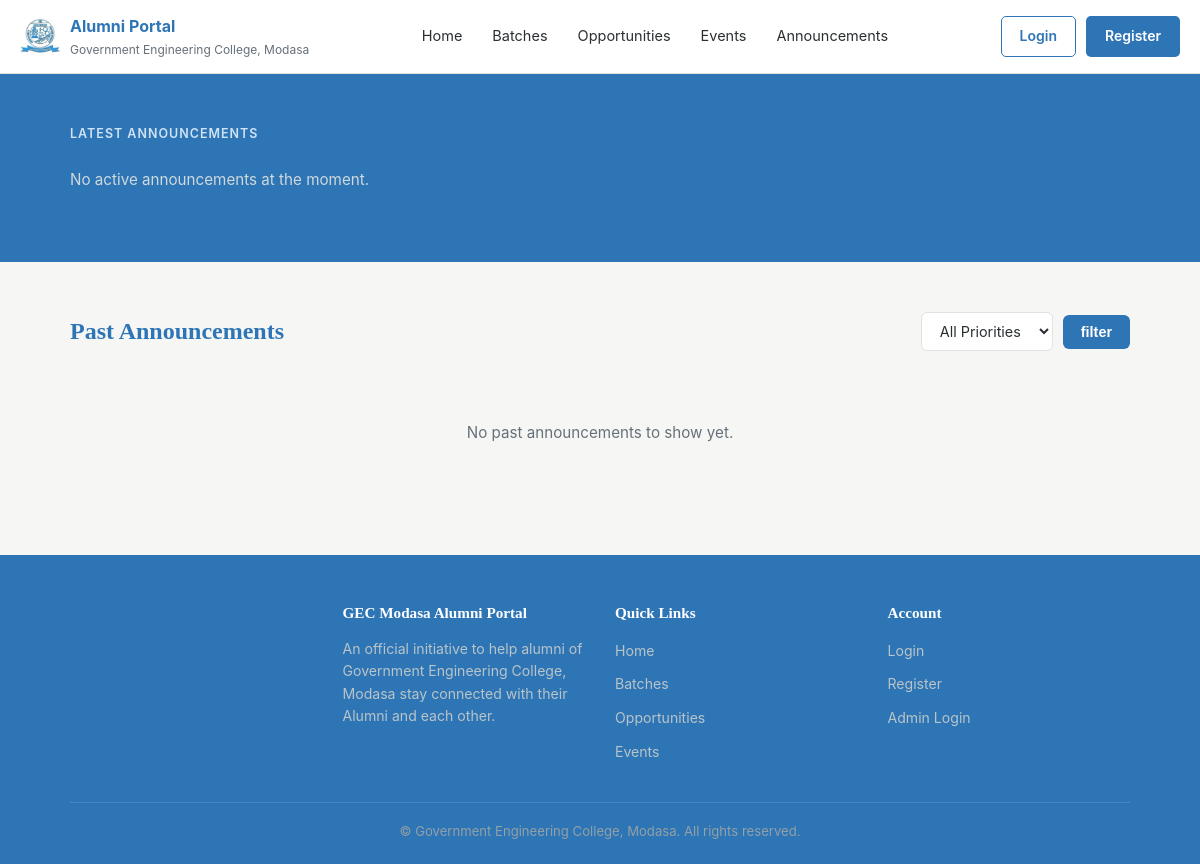
The page /alumni/show_announcements.php on the database as committed earlier.
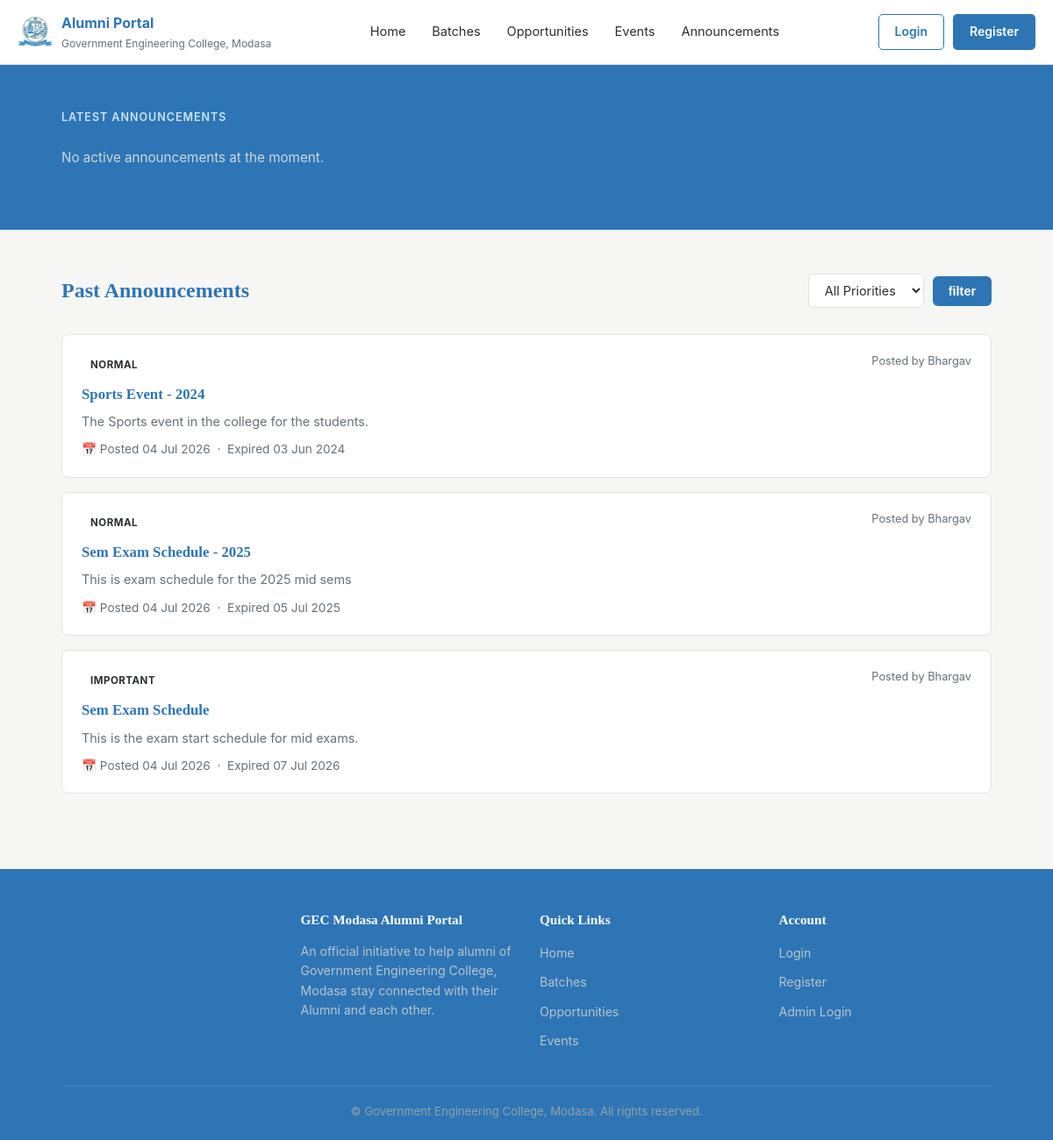
The same page on the database as committed later.
### tables this page shows
CREATE TABLE `announcement_master` (
  `anno_id` int(11) NOT NULL,
  `anno_title` varchar(255) NOT NULL,
  `anno_desc` varchar(255) NOT NULL,
  `anno_type` enum('Normal','Important','Urgent','') NOT NULL DEFAULT 'Normal',
  `anno_show_until` date NOT NULL,
  `anno_additional_links` varchar(255) DEFAULT NULL,
  `created_by` int(11) NOT NULL,
  `created_at` timestamp NOT NULL DEFAULT current_timestamp(),
  `updated_at` timestamp NOT NULL DEFAULT current_timestamp() ON UPDATE current_timestamp()
);

CREATE TABLE `adminmaster` (
  `admin_id` int(11) NOT NULL,
  `admin_name` varchar(255) NOT NULL,
  `admin_email` varchar(255) NOT NULL,
  `password` varchar(255) NOT NULL,
  `created_At` datetime NOT NULL DEFAULT current_timestamp(),
  `update_at` timestamp NOT NULL DEFAULT current_timestamp() ON UPDATE current_timestamp()
);

### alumni/show_announcements.php (the view, shortened to what this page needs)
<?php
require '../utills/db_conn.php';
include "./alumni_favicon.php";
$sql = "SELECT a.anno_id, a.anno_title, a.anno_desc, a.anno_type,
               a.anno_show_until, a.anno_additional_links, a.created_at,
               ad.admin_name AS admin_name
        FROM announcement_master a
        JOIN adminmaster ad ON a.created_by = ad.admin_id
        ORDER BY a.created_at DESC";
$result = mysqli_query($conn, $sql);
$today = date('Y-m-d');
$latestAnnouncements = [];
$pastAnnouncements = [];
$filterPriority = null;
while ($row = mysqli_fetch_assoc($result)) {
    if (empty($row['anno_show_until']) || $row['anno_show_until'] >= $today) {
        $latestAnnouncements[] = $row;
    } else {
        if ($filterPriority === null || $row['anno_type'] === $filterPriority) {
            $pastAnnouncements[] = $row;
        }
    }
}
?>
<!DOCTYPE html>
<html lang="en">
<head>
</head>
<body>
    <?php include "./navbar.php"  ?>
    <section class="latest-banner">
        <div class="container">
            <div class="label">Latest Announcements</div>
            <?php if (count($latestAnnouncements) > 0): ?>
                <?php foreach ($latestAnnouncements as $anno): ?>
                    <div class="latest-card">
                        <span class="badge badge-<?= htmlspecialchars($anno['anno_type']) ?>"><?= htmlspecialchars($anno['anno_type']) ?></span>
                        <h2><?= htmlspecialchars($anno['anno_title']) ?></h2>
                        <?php if (!empty($anno['anno_desc'])): ?>
                            <p class="desc"><?= htmlspecialchars($anno['anno_desc']) ?></p>
                        <?php endif; ?>
                        <div class="latest-meta">
                            <span><strong>Posted On</strong><?= date('d M Y', strtotime($anno['created_at'])) ?></span>
                            <?php if (!empty($anno['anno_show_until'])): ?>
                                <span><strong>Visible Until</strong><?= date('d M Y', strtotime($anno['anno_show_until'])) ?></span>
                            <?php endif; ?>
                            <span><strong>Posted By</strong><?= htmlspecialchars($anno['admin_name']) ?></span>
                        </div>
                        <?php if (!empty($anno['anno_additional_links'])): ?>
                            <a href="<?= htmlspecialchars($anno['anno_additional_links']) ?>" class="link-btn" target="_blank" rel="noopener">View Attachment</a>
                        <?php endif; ?>
                    </div>
                <?php endforeach; ?>
            <?php else: ?>
                <p class="no-announcements">No active announcements at the moment.</p>
            <?php endif; ?>
        </div>
    </section>
    <section class="past-section">
        <div class="container">
            <div class="past-header">
                <h2>Past Announcements</h2>
                <form method="GET" action="">
                    <select id="priorityFilter" name="priority">
                        <option value="all">All Priorities</option>
                    </select>
                    <button type="submit">
                        filter
                    </button>
                </form>
            </div>
            <?php if (count($pastAnnouncements) > 0): ?>
                <?php foreach ($pastAnnouncements as $anno): ?>
                    <div class="announcement-card" data-priority="<?= htmlspecialchars($anno['anno_type']) ?>">
                        <div class="info">
                            <span class="badge-light <?= htmlspecialchars($anno['anno_type']) ?>"><?= htmlspecialchars($anno['anno_type']) ?></span>
                            <h3><?= htmlspecialchars($anno['anno_title']) ?></h3>
                            <?php if (!empty($anno['anno_desc'])): ?>
                                <p class="desc"><?= htmlspecialchars($anno['anno_desc']) ?></p>
                            <?php endif; ?>
                            <div class="meta">
                                &#128197; Posted <?= date('d M Y', strtotime($anno['created_at'])) ?>
                                <?php if (!empty($anno['anno_show_until'])): ?>
                                    &nbsp;&middot;&nbsp; Expired <?= date('d M Y', strtotime($anno['anno_show_until'])) ?>
                                <?php endif; ?>
                            </div>
                        </div>
                        <div class="posted-by">Posted by <?= htmlspecialchars($anno['admin_name']) ?></div>
                    </div>
                <?php endforeach; ?>
            <?php else: ?>
                <div class="empty-state">No past announcements to show yet.</div>
            <?php endif; ?>
        </div>
    </section>
    <?php include "./footer.php" ?>
</body>
</html>

Rows that differ between the two databases and show on the page:
added announcement_master: anno_type "NORMAL", anno_title "Sports Event - 2024", anno_desc "The Sports event in the college for the students.", created_at "04 Jul 2026", anno_show_until "03 Jun 2024", created_by.admin_name "Bhargav"
added announcement_master: anno_type "NORMAL", anno_title "Sem Exam Schedule - 2025", anno_desc "This is exam schedule for the 2025 mid sems", created_at "04 Jul 2026", anno_show_until "05 Jul 2025", created_by.admin_name "Bhargav"
added announcement_master: anno_type "IMPORTANT", anno_title "Sem Exam Schedule", anno_desc "This is the exam start schedule for mid exams.", created_at "04 Jul 2026", anno_show_until "07 Jul 2026", created_by.admin_name "Bhargav"
Other text that changed with them:
text no longer shown: "No past announcements to show yet."
